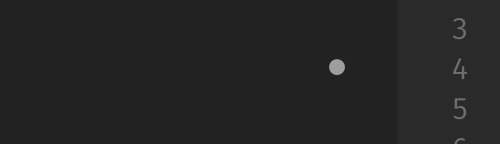

Reproduce this figure in Python.
# Important Libraries
from PIL import Image, ImageGrab # Image processing, Screenshoting
import pyautogui # Mouse position
import pytesseract # ML Algorithm to detect language in image
import keyboard # Emulating Input
import time # Time controlling

print("Nitro Type Bot by b0kch01\nEnjoy! :)\n")

# This method returns coordinates of mouse
def get_box():
	while(not keyboard.is_pressed("1")):
		coord1 = pyautogui.position()
	while(not keyboard.is_pressed("2")):
		coord2 = pyautogui.position()
	return (coord1.x, coord1.y, coord2.x, coord2.y)

# Store the coordinates into global varibles
x1, y1, x2, y2 = get_box()
keyboard.wait("esc") # Wait for [esc] until proceeeding

# Main Typing bot
print("And it's off!\n")
# Take the screen shot, given box coordinates.
# Convert to grayscale image for better accuracy from tesseract
image = ImageGrab.grab(bbox=(x1, y1, x2, y2)).convert("LA")
image.save("screenshot_test.png")
# Get text from the image_to_string model and remove new lines
text = pytesseract.image_to_string(image, lang="eng").replace("\n", "")
# Write the text from tesseract
print(text)

print("Zoomed to the finish line!")
